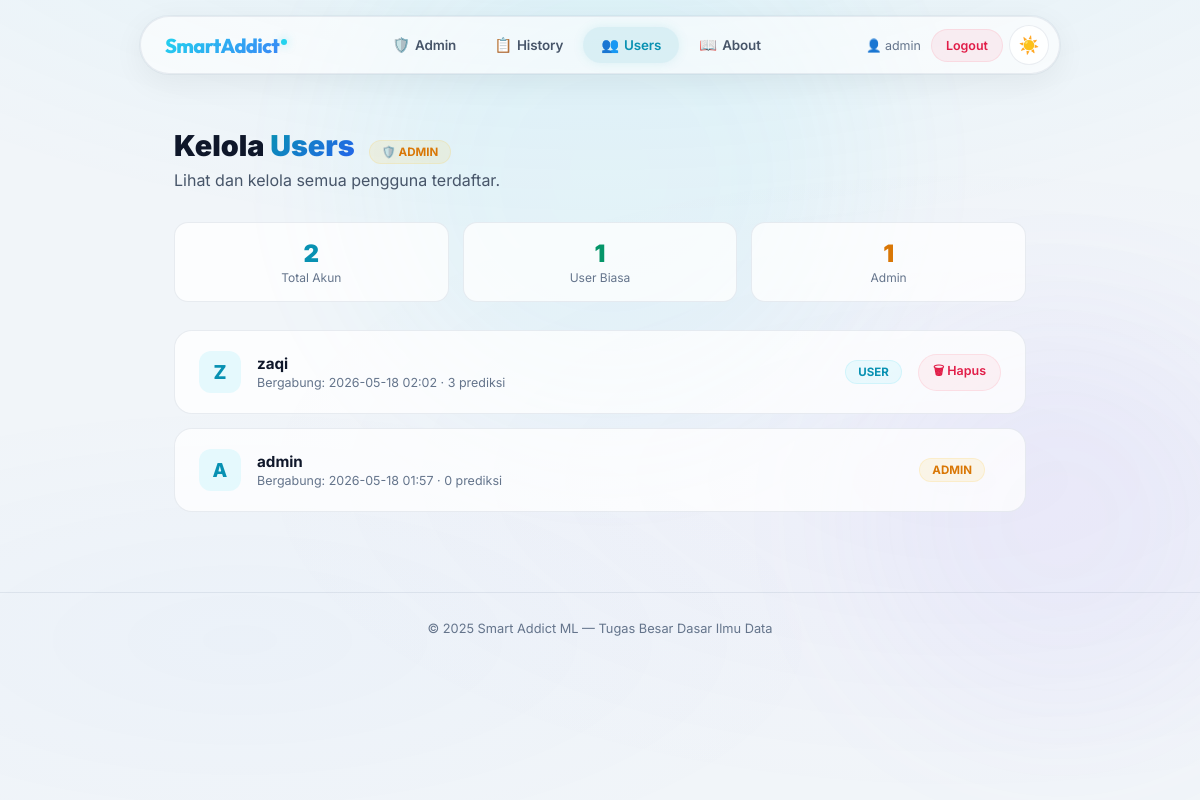
Before: /admin/users (signed in) with the older database file.
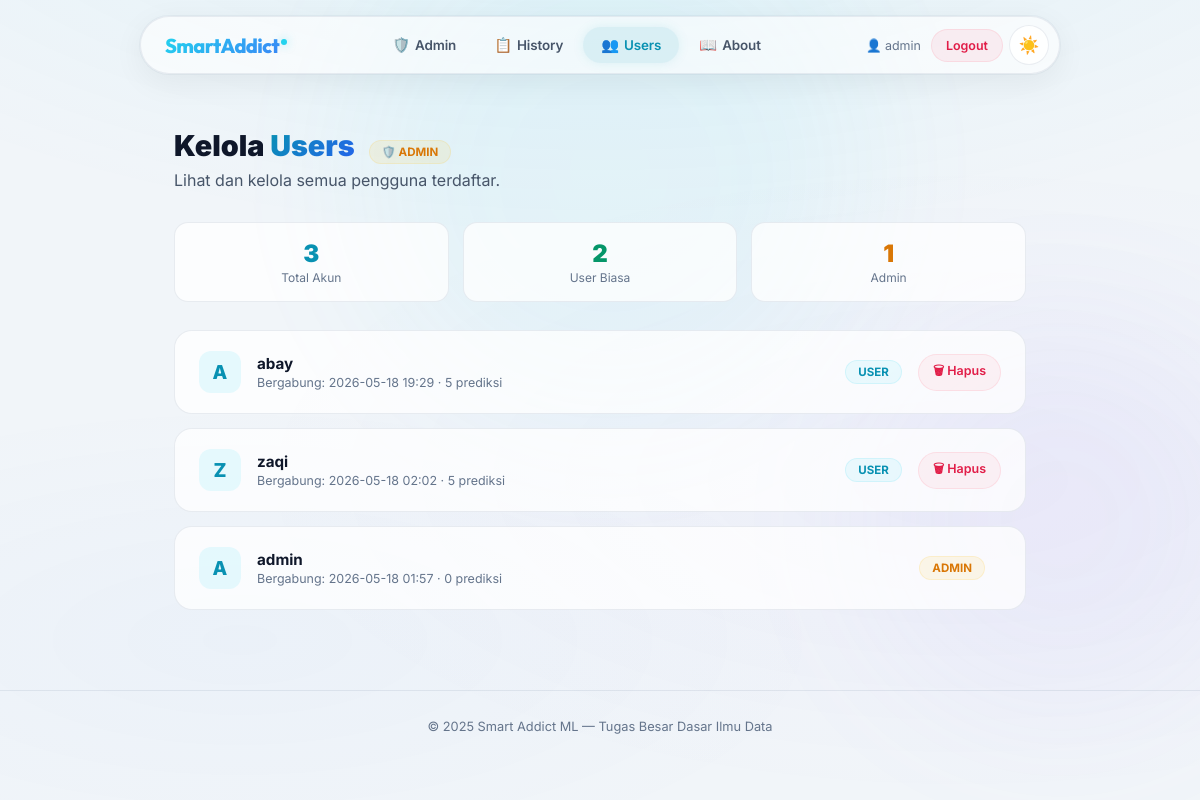
After: the same page with the newer database file.
### app.py (models this page shows, shortened)
class User(UserMixin, db.Model):
    id = db.Column(db.Integer, primary_key=True)
    username = db.Column(db.String(80), unique=True, nullable=False)
    password_hash = db.Column(db.String(200), nullable=False)
    role = db.Column(db.String(10), default='user')  # 'user' or 'admin'
    created_at = db.Column(db.DateTime, default=datetime.utcnow)
    predictions = db.relationship('Prediction', backref='user', lazy=True)
    @property
    def is_admin(self):
        return self.role == 'admin'

### app.py (the view)
@app.route("/admin/users")
@admin_required
def admin_users():
    users = User.query.order_by(User.created_at.desc()).all()
    return render_template("admin/manage_users.html", users=users, active_page='admin_users')

### app.py (called while the page is built)
@login_manager.user_loader
def load_user(user_id):
    return User.query.get(int(user_id))

def admin_required(f):
    @wraps(f)
    @login_required
    def decorated(*args, **kwargs):
        if not current_user.is_admin:
            flash('Akses ditolak. Hanya admin yang bisa mengakses halaman ini.', 'error')
            return redirect(url_for('dashboard'))
        return f(*args, **kwargs)
    return decorated

### templates/admin/manage_users.html (shortened to what this page needs)
{% extends "base.html" %}
{% block content %}
<main class="content">
    <div class="page-header">
        <h1>Kelola <span class="gradient-text">Users</span> <span class="admin-badge">🛡️ ADMIN</span></h1>
        <p>Lihat dan kelola semua pengguna terdaftar.</p>
    </div>
    <div class="stats-row">
        <div class="mini-stat"><div class="num" style="color:var(--accent-cyan)">{{ users|length }}</div><div class="lbl">Total Akun</div></div>
        <div class="mini-stat"><div class="num" style="color:var(--accent-emerald)">{{ users|selectattr('role','equalto','user')|list|length }}</div><div class="lbl">User Biasa</div></div>
        <div class="mini-stat"><div class="num" style="color:var(--accent-amber)">{{ users|selectattr('role','equalto','admin')|list|length }}</div><div class="lbl">Admin</div></div>
    </div>
    <div class="users-grid">
        {% for user in users %}
        <div class="user-card">
            <div class="user-avatar">{{ user.username[0]|upper }}</div>
            <div class="user-info">
                <div class="user-name">{{ user.username }}</div>
                <div class="user-meta">Bergabung: {{ user.created_at.strftime('%Y-%m-%d %H:%M') }} · {{ user.predictions|length }} prediksi</div>
            </div>
            <span class="role-badge {% if user.is_admin %}role-admin{% else %}role-user{% endif %}">{{ user.role }}</span>
            {% if not user.is_admin %}
            <form method="post" action="{{ url_for('admin_delete_user', user_id=user.id) }}" onsubmit="return confirm('Hapus user {{ user.username }}?')">
                <button type="submit" class="del-btn">🗑 Hapus</button>
            </form>
            {% else %}
            <div></div>
            {% endif %}
        </div>
        {% endfor %}
    </div>
</main>
{% endblock %}

### templates/base.html (shortened to what this page needs)
<!doctype html>
<html lang="id" data-theme="light">
<head>
</head>
<body>
    <div class="bg-mesh"></div>
    <div class="orb orb-1"></div>
    <div class="orb orb-2"></div>
    <div class="navbar-wrap">
        <nav class="navbar">
            <a href="{{ url_for('dashboard') }}" class="logo" style="text-decoration:none">SmartAddict<span class="logo-dot"></span></a>
            <div class="nav-center">
                {% if current_user.is_authenticated and current_user.is_admin %}
                <a href="{{ url_for('admin_dashboard') }}" {% if active_page == 'admin_dashboard' %}class="active"{% endif %}><span class="nav-icon">🛡️</span>Admin</a>
                <a href="{{ url_for('admin_history') }}" {% if active_page == 'admin_history' %}class="active"{% endif %}><span class="nav-icon">📋</span>History</a>
                <a href="{{ url_for('admin_users') }}" {% if active_page == 'admin_users' %}class="active"{% endif %}><span class="nav-icon">👥</span>Users</a>
                <a href="{{ url_for('about') }}" {% if active_page == 'about' %}class="active"{% endif %}><span class="nav-icon">📖</span>About</a>
                {% else %}
                <a href="{{ url_for('dashboard') }}" {% if active_page == 'dashboard' %}class="active"{% endif %}><span class="nav-icon">📊</span>Dashboard</a>
                <a href="{{ url_for('about') }}" {% if active_page == 'about' %}class="active"{% endif %}><span class="nav-icon">📖</span>About</a>
                {% endif %}
            </div>
            <div class="nav-actions">
                {% if current_user.is_authenticated %}
                <span style="font-size:0.78rem;color:var(--text-muted);margin-right:4px">👤 {{ current_user.username }}</span>
                <a href="{{ url_for('logout') }}" style="text-decoration:none;padding:8px 14px;border-radius:50px;font-size:0.78rem;font-weight:600;background:rgba(251,113,133,0.1);color:var(--accent-rose);border:1px solid rgba(251,113,133,0.15);transition:all 0.3s ease" onmouseover="this.style.background='rgba(251,113,133,0.2)'" onmouseout="this.style.background='rgba(251,113,133,0.1)'">Logout</a>
                {% endif %}
                <button class="theme-toggle" id="themeToggle" onclick="toggleTheme()" title="Toggle tema">
                    <span id="themeIcon">🌙</span>
                </button>
            </div>
        </nav>
    </div>
    <div class="nav-spacer"></div>
    {% block content %}{% endblock %}
    {% block footer %}
    <footer class="footer">
        <p>© 2025 Smart Addict ML — Tugas Besar Dasar Ilmu Data</p>
    </footer>
    {% endblock %}
</body>
</html>

Changed rows visible on the page:
added User: username "A", username "abay", created_at "2026-05-18 19:29", predictions|length "5", role "USER"
computed for User "zaqi": predictions|length "3" → "5"
Other visible differences:
{{ users|length }}: "2" → "3"
{{ users|selectattr('role','equalto','user')|list|length }}: "1" → "2"
